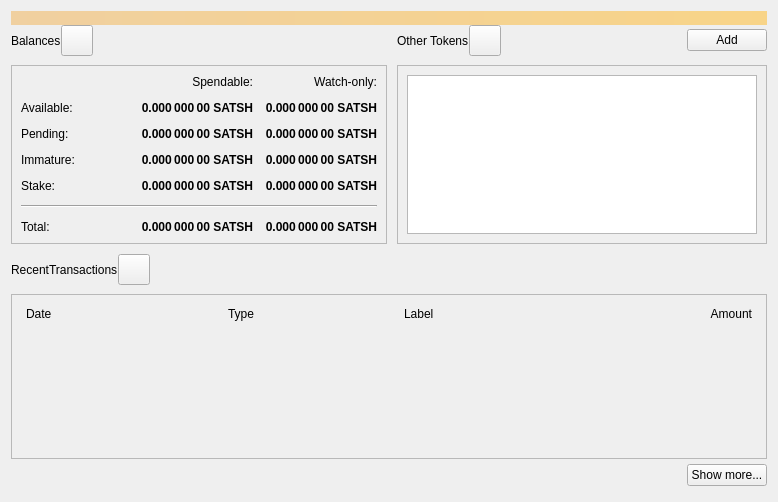
<?xml version="1.0" encoding="UTF-8"?>
<ui version="4.0">
 <class>OverviewPage</class>
 <widget class="QWidget" name="OverviewPage">
  <property name="geometry">
   <rect>
    <x>0</x>
    <y>0</y>
    <width>778</width>
    <height>502</height>
   </rect>
  </property>
  <property name="windowTitle">
   <string>Form</string>
  </property>
  <layout class="QVBoxLayout" name="topLayout">
   <property name="spacing">
    <number>0</number>
   </property>
   <item>
    <widget class="QLabel" name="labelAlerts">
     <property name="visible">
      <bool>false</bool>
     </property>
     <property name="styleSheet">
      <string notr="true">QLabel { background-color: qlineargradient(x1: 0, y1: 0, x2: 1, y2: 0, stop:0 #F0D0A0, stop:1 #F8D488); color:#000000; }</string>
     </property>
     <property name="wordWrap">
      <bool>true</bool>
     </property>
     <property name="margin">
      <number>3</number>
     </property>
     <property name="textInteractionFlags">
      <set>Qt::TextSelectableByMouse</set>
     </property>
    </widget>
   </item>
   <item>
    <layout class="QGridLayout" name="gridLayout_2">
     <item row="0" column="2">
      <layout class="QHBoxLayout" name="horizontalLayout_4">
       <property name="bottomMargin">
        <number>9</number>
       </property>
       <item>
        <widget class="QLabel" name="labelTokens">
         <property name="text">
          <string>Other Tokens</string>
         </property>
        </widget>
       </item>
       <item>
        <widget class="QToolButton" name="labelTokenStatus">
         <property name="toolTip">
          <string>The displayed information may be out of date. Your wallet automatically synchronizes with the BitStash network after a connection is established, but this process has not completed yet.</string>
         </property>
         <property name="text">
          <string/>
         </property>
         <property name="iconSize">
          <size>
           <width>24</width>
           <height>24</height>
          </size>
         </property>
         <property name="flat" stdset="0">
          <bool>false</bool>
         </property>
        </widget>
       </item>
       <item>
        <spacer name="horizontalSpacer_7">
         <property name="orientation">
          <enum>Qt::Horizontal</enum>
         </property>
         <property name="sizeHint" stdset="0">
          <size>
           <width>40</width>
           <height>20</height>
          </size>
         </property>
        </spacer>
       </item>
       <item>
        <widget class="QPushButton" name="buttonAddToken">
         <property name="text">
          <string>Add</string>
         </property>
        </widget>
       </item>
      </layout>
     </item>
     <item row="1" column="2">
      <widget class="QFrame" name="frameOtherTokens">
       <property name="minimumSize">
        <size>
         <width>0</width>
         <height>100</height>
        </size>
       </property>
       <property name="frameShape">
        <enum>QFrame::StyledPanel</enum>
       </property>
       <property name="frameShadow">
        <enum>QFrame::Raised</enum>
       </property>
       <layout class="QVBoxLayout" name="verticalLayout_10">
        <item>
         <widget class="QListView" name="listTokens">
          <property name="enabled">
           <bool>true</bool>
          </property>
         </widget>
        </item>
       </layout>
      </widget>
     </item>
     <item row="1" column="0">
      <widget class="QFrame" name="frameBalances">
       <property name="frameShape">
        <enum>QFrame::StyledPanel</enum>
       </property>
       <property name="frameShadow">
        <enum>QFrame::Raised</enum>
       </property>
       <layout class="QVBoxLayout" name="verticalLayout_4">
        <item>
         <layout class="QGridLayout" name="gridLayout">
          <property name="spacing">
           <number>12</number>
          </property>
          <item row="2" column="3">
           <widget class="QLabel" name="labelWatchPending">
            <property name="font">
             <font>
              <weight>75</weight>
              <bold>true</bold>
             </font>
            </property>
            <property name="cursor">
             <cursorShape>IBeamCursor</cursorShape>
            </property>
            <property name="toolTip">
             <string>Unconfirmed transactions to watch-only addresses</string>
            </property>
            <property name="text">
             <string notr="true">0.000 000 00 SATSH</string>
            </property>
            <property name="alignment">
             <set>Qt::AlignRight|Qt::AlignTrailing|Qt::AlignVCenter</set>
            </property>
            <property name="textInteractionFlags">
             <set>Qt::LinksAccessibleByMouse|Qt::TextSelectableByKeyboard|Qt::TextSelectableByMouse</set>
            </property>
           </widget>
          </item>
          <item row="2" column="2">
           <widget class="QLabel" name="labelUnconfirmed">
            <property name="font">
             <font>
              <weight>75</weight>
              <bold>true</bold>
             </font>
            </property>
            <property name="cursor">
             <cursorShape>IBeamCursor</cursorShape>
            </property>
            <property name="toolTip">
             <string>Total of transactions that have yet to be confirmed, and do not yet count toward the spendable balance</string>
            </property>
            <property name="text">
             <string notr="true">0.000 000 00 SATSH</string>
            </property>
            <property name="alignment">
             <set>Qt::AlignRight|Qt::AlignTrailing|Qt::AlignVCenter</set>
            </property>
            <property name="textInteractionFlags">
             <set>Qt::LinksAccessibleByMouse|Qt::TextSelectableByKeyboard|Qt::TextSelectableByMouse</set>
            </property>
           </widget>
          </item>
          <item row="3" column="2">
           <widget class="QLabel" name="labelImmature">
            <property name="font">
             <font>
              <weight>75</weight>
              <bold>true</bold>
             </font>
            </property>
            <property name="cursor">
             <cursorShape>IBeamCursor</cursorShape>
            </property>
            <property name="toolTip">
             <string>Mined balance that has not yet matured</string>
            </property>
            <property name="text">
             <string notr="true">0.000 000 00 SATSH</string>
            </property>
            <property name="alignment">
             <set>Qt::AlignRight|Qt::AlignTrailing|Qt::AlignVCenter</set>
            </property>
            <property name="textInteractionFlags">
             <set>Qt::LinksAccessibleByMouse|Qt::TextSelectableByKeyboard|Qt::TextSelectableByMouse</set>
            </property>
           </widget>
          </item>
          <item row="3" column="0">
           <widget class="QLabel" name="labelImmatureText">
            <property name="text">
             <string>Immature:</string>
            </property>
           </widget>
          </item>
          <item row="0" column="3">
           <widget class="QLabel" name="labelWatchonly">
            <property name="text">
             <string>Watch-only:</string>
            </property>
            <property name="alignment">
             <set>Qt::AlignRight|Qt::AlignTrailing|Qt::AlignVCenter</set>
            </property>
           </widget>
          </item>
          <item row="1" column="0">
           <widget class="QLabel" name="labelBalanceText">
            <property name="text">
             <string>Available:</string>
            </property>
           </widget>
          </item>
          <item row="1" column="2">
           <widget class="QLabel" name="labelBalance">
            <property name="font">
             <font>
              <weight>75</weight>
              <bold>true</bold>
             </font>
            </property>
            <property name="cursor">
             <cursorShape>IBeamCursor</cursorShape>
            </property>
            <property name="toolTip">
             <string>Your current spendable balance</string>
            </property>
            <property name="text">
             <string notr="true">0.000 000 00 SATSH</string>
            </property>
            <property name="alignment">
             <set>Qt::AlignRight|Qt::AlignTrailing|Qt::AlignVCenter</set>
            </property>
            <property name="textInteractionFlags">
             <set>Qt::LinksAccessibleByMouse|Qt::TextSelectableByKeyboard|Qt::TextSelectableByMouse</set>
            </property>
           </widget>
          </item>
          <item row="1" column="3">
           <widget class="QLabel" name="labelWatchAvailable">
            <property name="font">
             <font>
              <weight>75</weight>
              <bold>true</bold>
             </font>
            </property>
            <property name="cursor">
             <cursorShape>IBeamCursor</cursorShape>
            </property>
            <property name="toolTip">
             <string>Your current balance in watch-only addresses</string>
            </property>
            <property name="text">
             <string notr="true">0.000 000 00 SATSH</string>
            </property>
            <property name="alignment">
             <set>Qt::AlignRight|Qt::AlignTrailing|Qt::AlignVCenter</set>
            </property>
            <property name="textInteractionFlags">
             <set>Qt::LinksAccessibleByMouse|Qt::TextSelectableByKeyboard|Qt::TextSelectableByMouse</set>
            </property>
           </widget>
          </item>
          <item row="2" column="0">
           <widget class="QLabel" name="labelPendingText">
            <property name="text">
             <string>Pending:</string>
            </property>
           </widget>
          </item>
          <item row="0" column="2">
           <widget class="QLabel" name="labelSpendable">
            <property name="text">
             <string>Spendable:</string>
            </property>
            <property name="alignment">
             <set>Qt::AlignRight|Qt::AlignTrailing|Qt::AlignVCenter</set>
            </property>
           </widget>
          </item>
          <item row="4" column="0">
           <widget class="QLabel" name="labelStakeText">
            <property name="text">
             <string>Stake:</string>
            </property>
           </widget>
          </item>
          <item row="4" column="2">
           <widget class="QLabel" name="labelStake">
            <property name="font">
             <font>
              <weight>75</weight>
              <bold>true</bold>
             </font>
            </property>
            <property name="text">
             <string>0.000 000 00 SATSH</string>
            </property>
            <property name="alignment">
             <set>Qt::AlignRight|Qt::AlignTrailing|Qt::AlignVCenter</set>
            </property>
            <property name="textInteractionFlags">
             <set>Qt::LinksAccessibleByMouse|Qt::TextSelectableByKeyboard|Qt::TextSelectableByMouse</set>
            </property>
           </widget>
          </item>
          <item row="4" column="3">
           <widget class="QLabel" name="labelWatchStake">
            <property name="font">
             <font>
              <weight>75</weight>
              <bold>true</bold>
             </font>
            </property>
            <property name="text">
             <string>0.000 000 00 SATSH</string>
            </property>
            <property name="alignment">
             <set>Qt::AlignRight|Qt::AlignTrailing|Qt::AlignVCenter</set>
            </property>
            <property name="textInteractionFlags">
             <set>Qt::LinksAccessibleByMouse|Qt::TextSelectableByKeyboard|Qt::TextSelectableByMouse</set>
            </property>
           </widget>
          </item>
          <item row="3" column="3">
           <widget class="QLabel" name="labelWatchImmature">
            <property name="font">
             <font>
              <weight>75</weight>
              <bold>true</bold>
             </font>
            </property>
            <property name="cursor">
             <cursorShape>IBeamCursor</cursorShape>
            </property>
            <property name="toolTip">
             <string>Mined balance in watch-only addresses that has not yet matured</string>
            </property>
            <property name="text">
             <string notr="true">0.000 000 00 SATSH</string>
            </property>
            <property name="alignment">
             <set>Qt::AlignRight|Qt::AlignTrailing|Qt::AlignVCenter</set>
            </property>
            <property name="textInteractionFlags">
             <set>Qt::LinksAccessibleByMouse|Qt::TextSelectableByKeyboard|Qt::TextSelectableByMouse</set>
            </property>
           </widget>
          </item>
          <item row="7" column="3">
           <widget class="QLabel" name="labelWatchTotal">
            <property name="font">
             <font>
              <weight>75</weight>
              <bold>true</bold>
             </font>
            </property>
            <property name="cursor">
             <cursorShape>IBeamCursor</cursorShape>
            </property>
            <property name="toolTip">
             <string>Current total balance in watch-only addresses</string>
            </property>
            <property name="text">
             <string notr="true">0.000 000 00 SATSH</string>
            </property>
            <property name="alignment">
             <set>Qt::AlignRight|Qt::AlignTrailing|Qt::AlignVCenter</set>
            </property>
            <property name="textInteractionFlags">
             <set>Qt::LinksAccessibleByMouse|Qt::TextSelectableByKeyboard|Qt::TextSelectableByMouse</set>
            </property>
           </widget>
          </item>
          <item row="5" column="0" colspan="4">
           <spacer name="verticalSpacer">
            <property name="orientation">
             <enum>Qt::Vertical</enum>
            </property>
            <property name="sizeHint" stdset="0">
             <size>
              <width>20</width>
              <height>40</height>
             </size>
            </property>
           </spacer>
          </item>
          <item row="7" column="2">
           <widget class="QLabel" name="labelTotal">
            <property name="font">
             <font>
              <weight>75</weight>
              <bold>true</bold>
             </font>
            </property>
            <property name="cursor">
             <cursorShape>IBeamCursor</cursorShape>
            </property>
            <property name="toolTip">
             <string>Your current total balance</string>
            </property>
            <property name="text">
             <string notr="true">0.000 000 00 SATSH</string>
            </property>
            <property name="alignment">
             <set>Qt::AlignRight|Qt::AlignTrailing|Qt::AlignVCenter</set>
            </property>
            <property name="textInteractionFlags">
             <set>Qt::LinksAccessibleByMouse|Qt::TextSelectableByKeyboard|Qt::TextSelectableByMouse</set>
            </property>
           </widget>
          </item>
          <item row="0" column="1" rowspan="5">
           <spacer name="horizontalSpacer_5">
            <property name="orientation">
             <enum>Qt::Horizontal</enum>
            </property>
            <property name="sizeHint" stdset="0">
             <size>
              <width>40</width>
              <height>20</height>
             </size>
            </property>
           </spacer>
          </item>
          <item row="7" column="0">
           <widget class="QLabel" name="labelTotalText">
            <property name="text">
             <string>Total:        </string>
            </property>
           </widget>
          </item>
          <item row="6" column="0" colspan="4">
           <widget class="Line" name="hLine">
            <property name="orientation">
             <enum>Qt::Horizontal</enum>
            </property>
           </widget>
          </item>
         </layout>
        </item>
       </layout>
      </widget>
     </item>
     <item row="0" column="0">
      <layout class="QHBoxLayout" name="horizontalLayout_2">
       <property name="bottomMargin">
        <number>9</number>
       </property>
       <item>
        <widget class="QLabel" name="labelBalances">
         <property name="text">
          <string>Balances</string>
         </property>
        </widget>
       </item>
       <item>
        <widget class="QToolButton" name="labelWalletStatus">
         <property name="enabled">
          <bool>true</bool>
         </property>
         <property name="toolTip">
          <string>The displayed information may be out of date. Your wallet automatically synchronizes with the BitStash network after a connection is established, but this process has not completed yet.</string>
         </property>
         <property name="text">
          <string/>
         </property>
         <property name="icon">
          <iconset>
           <normaloff>:/icons/warning</normaloff>
           <disabledoff>:/icons/warning</disabledoff>:/icons/warning</iconset>
         </property>
         <property name="iconSize">
          <size>
           <width>24</width>
           <height>24</height>
          </size>
         </property>
         <property name="flat" stdset="0">
          <bool>false</bool>
         </property>
        </widget>
       </item>
       <item>
        <spacer name="horizontalSpacer">
         <property name="orientation">
          <enum>Qt::Horizontal</enum>
         </property>
         <property name="sizeHint" stdset="0">
          <size>
           <width>40</width>
           <height>20</height>
          </size>
         </property>
        </spacer>
       </item>
      </layout>
     </item>
     <item row="0" column="1" rowspan="2">
      <spacer name="horizontalSpacer_4">
       <property name="orientation">
        <enum>Qt::Horizontal</enum>
       </property>
       <property name="sizeType">
        <enum>QSizePolicy::Fixed</enum>
       </property>
       <property name="sizeHint" stdset="0">
        <size>
         <width>10</width>
         <height>20</height>
        </size>
       </property>
      </spacer>
     </item>
    </layout>
   </item>
   <item>
    <spacer name="verticalSpacer_4">
     <property name="orientation">
      <enum>Qt::Vertical</enum>
     </property>
     <property name="sizeType">
      <enum>QSizePolicy::Fixed</enum>
     </property>
     <property name="sizeHint" stdset="0">
      <size>
       <width>20</width>
       <height>10</height>
      </size>
     </property>
    </spacer>
   </item>
   <item>
    <layout class="QHBoxLayout" name="horizontalLayout_6">
     <property name="bottomMargin">
      <number>9</number>
     </property>
     <item>
      <widget class="QLabel" name="labelRecentTransactions">
       <property name="text">
        <string>RecentTransactions</string>
       </property>
      </widget>
     </item>
     <item>
      <widget class="QToolButton" name="labelTransactionsStatus">
       <property name="enabled">
        <bool>true</bool>
       </property>
       <property name="toolTip">
        <string>The displayed information may be out of date. Your wallet automatically synchronizes with the BitStash network after a connection is established, but this process has not completed yet.</string>
       </property>
       <property name="text">
        <string/>
       </property>
       <property name="icon">
        <iconset>
         <normaloff>:/icons/warning</normaloff>
         <disabledoff>:/icons/warning</disabledoff>:/icons/warning</iconset>
       </property>
       <property name="iconSize">
        <size>
         <width>24</width>
         <height>24</height>
        </size>
       </property>
       <property name="flat" stdset="0">
        <bool>false</bool>
       </property>
      </widget>
     </item>
     <item>
      <spacer name="horizontalSpacer_3">
       <property name="orientation">
        <enum>Qt::Horizontal</enum>
       </property>
       <property name="sizeHint" stdset="0">
        <size>
         <width>40</width>
         <height>20</height>
        </size>
       </property>
      </spacer>
     </item>
    </layout>
   </item>
   <item>
    <layout class="QVBoxLayout" name="verticalLayout_3">
     <item>
      <widget class="QFrame" name="frameRecentTransactions">
       <property name="frameShape">
        <enum>QFrame::StyledPanel</enum>
       </property>
       <property name="frameShadow">
        <enum>QFrame::Raised</enum>
       </property>
       <layout class="QVBoxLayout" name="verticalLayout_8">
        <item>
         <layout class="QHBoxLayout" name="horizontalLayout_3">
          <property name="spacing">
           <number>5</number>
          </property>
          <property name="leftMargin">
           <number>5</number>
          </property>
          <property name="rightMargin">
           <number>5</number>
          </property>
          <item>
           <widget class="QLabel" name="labelDate">
            <property name="text">
             <string>Date</string>
            </property>
           </widget>
          </item>
          <item>
           <spacer name="horizontalSpacer_2">
            <property name="orientation">
             <enum>Qt::Horizontal</enum>
            </property>
            <property name="sizeType">
             <enum>QSizePolicy::Fixed</enum>
            </property>
            <property name="sizeHint" stdset="0">
             <size>
              <width>25</width>
              <height>20</height>
             </size>
            </property>
           </spacer>
          </item>
          <item>
           <widget class="QLabel" name="labelType">
            <property name="text">
             <string>Type</string>
            </property>
           </widget>
          </item>
          <item>
           <widget class="QLabel" name="labelAddress">
            <property name="text">
             <string>Label</string>
            </property>
           </widget>
          </item>
          <item>
           <widget class="QLabel" name="labelAmount">
            <property name="text">
             <string>Amount</string>
            </property>
            <property name="alignment">
             <set>Qt::AlignRight|Qt::AlignTrailing|Qt::AlignVCenter</set>
            </property>
           </widget>
          </item>
         </layout>
        </item>
        <item>
         <widget class="QListView" name="listTransactions">
          <property name="styleSheet">
           <string notr="true">QListView { background: transparent; }</string>
          </property>
          <property name="frameShape">
           <enum>QFrame::NoFrame</enum>
          </property>
          <property name="verticalScrollBarPolicy">
           <enum>Qt::ScrollBarAlwaysOff</enum>
          </property>
          <property name="horizontalScrollBarPolicy">
           <enum>Qt::ScrollBarAlwaysOff</enum>
          </property>
         </widget>
        </item>
       </layout>
      </widget>
     </item>
     <item>
      <layout class="QHBoxLayout" name="horizontalLayout">
       <property name="topMargin">
        <number>5</number>
       </property>
       <property name="bottomMargin">
        <number>5</number>
       </property>
       <item>
        <spacer name="horizontalSpacer_6">
         <property name="orientation">
          <enum>Qt::Horizontal</enum>
         </property>
         <property name="sizeHint" stdset="0">
          <size>
           <width>40</width>
           <height>20</height>
          </size>
         </property>
        </spacer>
       </item>
       <item>
        <widget class="QPushButton" name="showMoreButton">
         <property name="text">
          <string>Show more...</string>
         </property>
        </widget>
       </item>
      </layout>
     </item>
    </layout>
   </item>
  </layout>
 </widget>
 <resources/>
 <connections/>
</ui>
